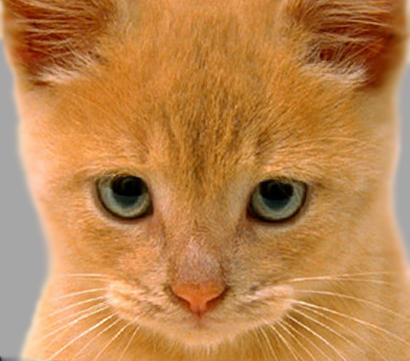
#> input picture cat.bmp, 410 x 361 px
$ python Project_2_Edge_Detection_Laplacian.py   (older library calls are emulated)
#> lines starting #> are read from the running program, lines starting #| are printed output that depends on the picture; after the words box and inside, x2 and y2 are one past the last pixel; in counts of white or black regions, pixels touching at a corner belong together
#> in hybrid_image, cat_img is the input picture: shape (361, 410, 3); mean R, G, B 188.3, 132.5, 77.1
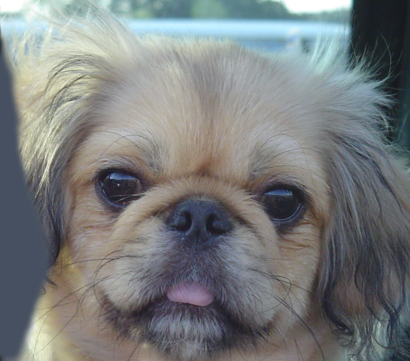
#> input picture dog.bmp, 410 x 361 px
#> in hybrid_image, dog_img is the input picture: shape (361, 410, 3); mean R, G, B 121.2, 124.5, 125
#| Cat image shape: (361, 410, 3)
#| Dog image shape: (361, 410, 3)
#| Cat image dtype: uint8
#| Dog image dtype: uint8
### Project_2_Hybrid_Img.py
import numpy as np
import matplotlib.image as mpimg
from PIL import Image
import matplotlib.pyplot as plt
import scipy
from scipy import ndimage
from scipy.ndimage import gaussian_filter
import cv2
import os

def create_hybrid_image(cat_img, dog_img, sigma_low=5, sigma_high=3, alpha=1.0):
    """
    Create a hybrid image using Gaussian filtering

    Parameters:
    - cat_img: Image to apply highpass filter (will show up close)
    - dog_img: Image to apply lowpass filter (will show up far away)
    - sigma_low: Standard deviation for lowpass Gaussian filter
    - sigma_high: Standard deviation for highpass Gaussian filter
    - alpha: Scaling factor for highpass component
    """
#> called with sigma_low = 8, sigma_high = 4, alpha = 1.5

    # Keep images in color - work with all channels
    cat_color = cat_img.copy()
    dog_color = dog_img.copy()

    # Ensure images are the same size
    if cat_color.shape[:2] != dog_color.shape[:2]:
        # Resize cat to match dog's dimensions
        cat_color = cv2.resize(cat_color, (dog_color.shape[1], dog_color.shape[0]))

    # Convert to float for processing
    cat_float = cat_color.astype(np.float32) / 255.0
    dog_float = dog_color.astype(np.float32) / 255.0

    # Process each color channel separately
    if len(cat_float.shape) == 3:  # Color image
        dog_lowpass = np.zeros_like(dog_float)
        cat_highpass = np.zeros_like(cat_float)

        for channel in range(3):  # RGB channels
            # LOWPASS FILTER (Dog image - appears at far viewing distance)
            dog_lowpass[:,:,channel] = gaussian_filter(dog_float[:,:,channel], sigma=sigma_low)

            # HIGHPASS FILTER (Cat image - appears at close viewing distance)
            cat_lowpass_channel = gaussian_filter(cat_float[:,:,channel], sigma=sigma_high)
            cat_highpass[:,:,channel] = cat_float[:,:,channel] - cat_lowpass_channel
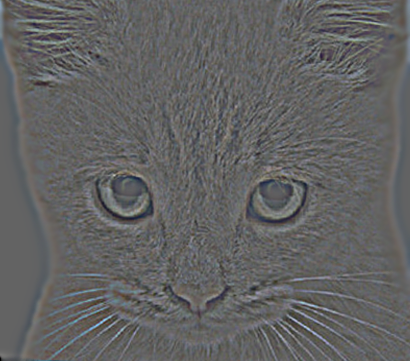
#> cat_highpass: shape (361, 410, 3) float32; mean R, G, B 1.01e-10, 2.31e-10, 5.66e-10; drawn with min black and max white
    else:  # Grayscale fallback
        dog_lowpass = gaussian_filter(dog_float, sigma=sigma_low)
        cat_lowpass = gaussian_filter(cat_float, sigma=sigma_high)
        cat_highpass = cat_float - cat_lowpass

    # Create hybrid image
    hybrid = dog_lowpass + alpha * cat_highpass

    # Clip values to valid range [0, 1]
    hybrid = np.clip(hybrid, 0, 1)

    return dog_lowpass, cat_highpass, hybrid

# Combined function to load images and create hybrid
def hybrid_image():
    try:
        # Import images from folder
        cat_img = mpimg.imread('cat.bmp')
        dog_img = mpimg.imread('dog.bmp')

        # Check if they loaded properly
        if cat_img is None or dog_img is None:
            raise ValueError("Images not loaded properly")

        # Display the original images to verify they loaded correctly
        fig, axes = plt.subplots(1, 2, figsize=(12, 6))

        # Display cat image in color
        axes[0].imshow(cat_img)
        axes[0].set_title('Original Cat Image')
        axes[0].axis('off')

        # Display dog image in color
        axes[1].imshow(dog_img)
        axes[1].set_title('Original Dog Image')
        axes[1].axis('off')

        plt.tight_layout()
        plt.show()

        # Print image information
        print(f"Cat image shape: {cat_img.shape}")
        print(f"Dog image shape: {dog_img.shape}")
        print(f"Cat image dtype: {cat_img.dtype}")
        print(f"Dog image dtype: {dog_img.dtype}")

        # Create hybrid image with different sigma values
        print("\nCreating hybrid image...")
        dog_low, cat_high, hybrid_result = create_hybrid_image(cat_img, dog_img,
                                                              sigma_low=8, sigma_high=4, alpha=1.5)

        # Display filtering results
        fig, axes = plt.subplots(2, 2, figsize=(12, 10))

        # Filtered components in color
        axes[0,0].imshow(dog_low)
        axes[0,0].set_title('Dog Lowpass Filter (σ=8)')
        axes[0,0].axis('off')

        # For highpass, normalize for better visibility
        cat_high_display = (cat_high + 0.5)  # Shift range for better display
        cat_high_display = np.clip(cat_high_display, 0, 1)
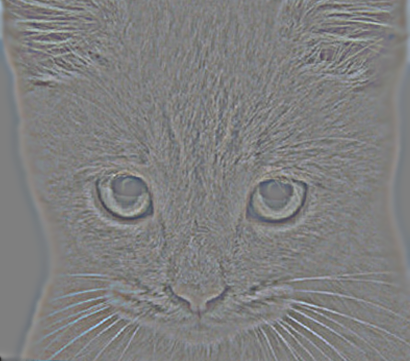
#> cat_high_display: shape (361, 410, 3) float32; mean R, G, B 0.5, 0.5, 0.5
        axes[0,1].imshow(cat_high_display)
        axes[0,1].set_title('Cat Highpass Filter (σ=4)')
        axes[0,1].axis('off')

        # Final hybrid image in color
        axes[1,0].imshow(hybrid_result)
        axes[1,0].set_title('Hybrid Image (View from far: Dog, View up close: Cat)')
        axes[1,0].axis('off')

        # Empty space for layout
        axes[1,1].axis('off')

        plt.tight_layout()
        plt.show()

        print("Hybrid image created successfully!")
        print(f"Dog lowpass shape: {dog_low.shape}")
#| Dog lowpass shape: (361, 410, 3)
        print(f"Cat highpass shape: {cat_high.shape}")
#| Cat highpass shape: (361, 410, 3)
        print(f"Hybrid image shape: {hybrid_result.shape}")
#| Hybrid image shape: (361, 410, 3)

        return cat_img, dog_img, hybrid_result

    except Exception as e:
        print(f"Error: {e}")
        return None, None, None
# Call the combined function
cat_image, dog_image, hybrid_image_result = hybrid_image()

# Show the hybrid image
if hybrid_image_result is not None:
    plt.figure(figsize=(8, 8))
    plt.imshow(hybrid_image_result)
    plt.title('Final Hybrid Image')
    plt.axis('off')
    plt.show()

### Project_2_Edge_Detection_Laplacian.py
# Laplacian Edge Detection Method

### IMPORTANT!! ###
# this code takes a long time to run because of the nested loops
# The speed of this operation can vary, but please allow it time to run I promise it works

import cv2
import numpy as np
import matplotlib.pyplot as plt
from Project_2_Hybrid_Img import cat_image, dog_image, hybrid_image_result

def laplacian_edge_detection(img, image_name, sigma=1.0):
    """
    Apply Laplacian of Gaussian (LoG) edge detection to an image

    Parameters:
    - img: Input image (color or grayscale)
    - image_name: Name for display purposes
    - sigma: Standard deviation for Gaussian blur

    Returns:
    - laplacian_result: Laplacian edge detection result
    - zero_crossings: Zero crossings of the Laplacian
    """
#> called with image_name = 'Cat', sigma = 0.8

    # Convert to grayscale for edge detection
    if len(img.shape) == 3:
        gray = cv2.cvtColor(img, cv2.COLOR_RGB2GRAY)
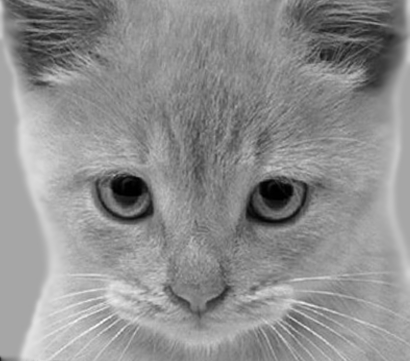
#> gray: shape (361, 410); min 0, max 252, mean 142.9
    else:
        gray = img.copy()

    # Convert to uint8 if it's not already (this fixes the hybrid image issue)
    if img.dtype != np.uint8:
        # If it's float in range [0,1], scale to [0,255]
        if gray.max() <= 1.0:
            gray = (gray * 255).astype(np.uint8)
        else:
            # If it's float in range [0,255], just convert
            gray = gray.astype(np.uint8)

    # Apply Gaussian blur first
    kernel_size = int(2 * np.ceil(2 * sigma) + 1)
    blurred = cv2.GaussianBlur(gray, (kernel_size, kernel_size), sigma)

    # Apply Laplacian
    laplacian = cv2.Laplacian(blurred, cv2.CV_64F)
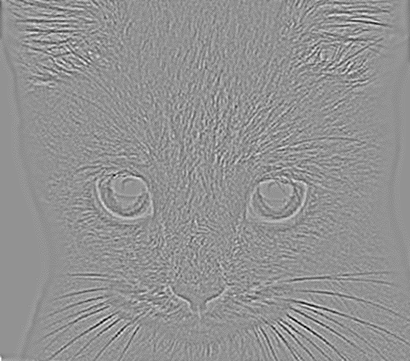
#> laplacian: shape (361, 410) float64; min -58, max 43, mean 0; drawn with min black and max white

    # Take absolute value and normalize
    laplacian_abs = np.absolute(laplacian)
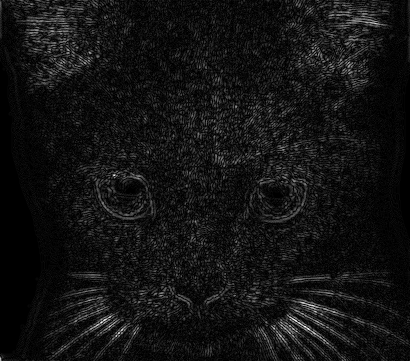
#> laplacian_abs: shape (361, 410) float64; min 0, max 58, mean 4.4; drawn with min black and max white
    laplacian_result = np.uint8(255 * laplacian_abs / np.max(laplacian_abs))

    # Find zero crossings (sign changes indicate edges)
    # This is a simplified zero crossing detection
    zero_crossings = np.zeros_like(laplacian)

    # Check for sign changes in horizontal and vertical directions
    for i in range(1, laplacian.shape[0]-1):
        for j in range(1, laplacian.shape[1]-1):
            # Check if there's a sign change in any direction
            neighbors = [
                laplacian[i-1, j], laplacian[i+1, j],  # vertical neighbors
                laplacian[i, j-1], laplacian[i, j+1],  # horizontal neighbors
                laplacian[i-1, j-1], laplacian[i+1, j+1],  # diagonal neighbors
                laplacian[i-1, j+1], laplacian[i+1, j-1]
            ]

            center = laplacian[i, j]
            # If center has different sign than any neighbor, it's a zero crossing
            for neighbor in neighbors:
                if (center > 0 and neighbor < 0) or (center < 0 and neighbor > 0):
                    if abs(center - neighbor) > np.std(laplacian) * 0.5:  # Threshold for noise
                        zero_crossings[i, j] = 255
                        break
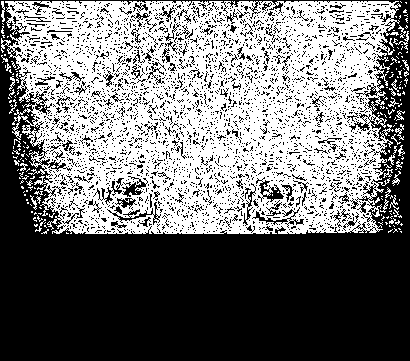
#> zero_crossings: shape (361, 410) float64; 45.6% white; 181 white regions (153 under 20 px), largest, box (x1, y1, x2, y2) and area: (1, 1, 401, 234) 65681, (393, 31, 409, 50) 65, (395, 124, 404, 140) 54

    return laplacian_result, zero_crossings.astype(np.uint8)

# Apply Laplacian edge detection with different sigma values
if cat_image is not None and dog_image is not None and hybrid_image_result is not None:

    # Apply Laplacian with different sigma values
    # Fine scale (small sigma - detects fine edges)
#> (the run stopped early here; a loop or call above may not have finished)
